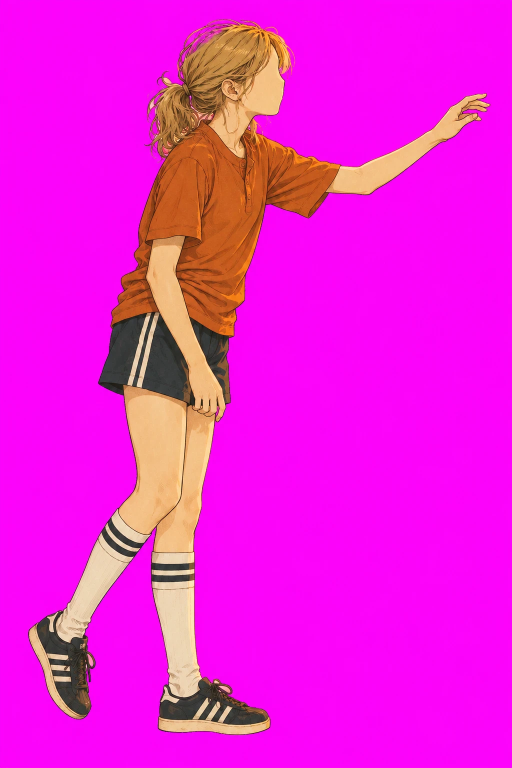
#> input picture 500-days-of-summer-motion/prototypes/opening/assets/new/src/rachel-new.png, 1024 x 1536 px, given in place of tom-desk-new.png, which was not available (shown at 1/2 size)
$ python prep.py
#> lines starting #> are read from the running program, lines starting #| are printed output that depends on the picture; after the words box and inside, x2 and y2 are one past the last pixel; in counts of white or black regions, pixels touching at a corner belong together; pictures that were not available may be replaced by others from this repository, and a replacement may not be noted
#!/usr/bin/env python3
"""Kunci magenta -> RGBA (dipotong ke bbox) + plat 2x. Sumber di assets/new/src/ tidak diubah."""
import json, numpy as np
from PIL import Image
from scipy import ndimage
S, O = "assets/new/src/", "assets/new/"
meta = {}
def key(name, out):
#> called with name = 'tom-desk-new', out = 'desk'
    im = np.array(Image.open(S + name + ".png").convert("RGB")).astype(np.float32)
    m = np.minimum(im[..., 0], im[..., 2]) - im[..., 1]
    al0 = np.clip(1 - (m - 40) / 160.0, 0, 1); solid = al0 > 0.5
#> after `solid = al0 > 0.5`: solid: shape (1536, 1024) bool; 20.5% white; 7 white regions (5 under 20 px), largest, box (x1, y1, x2, y2) and area: (56, 38, 981, 1470) 322053, (531, 54, 556, 67) 66
    lab, n = ndimage.label(solid)
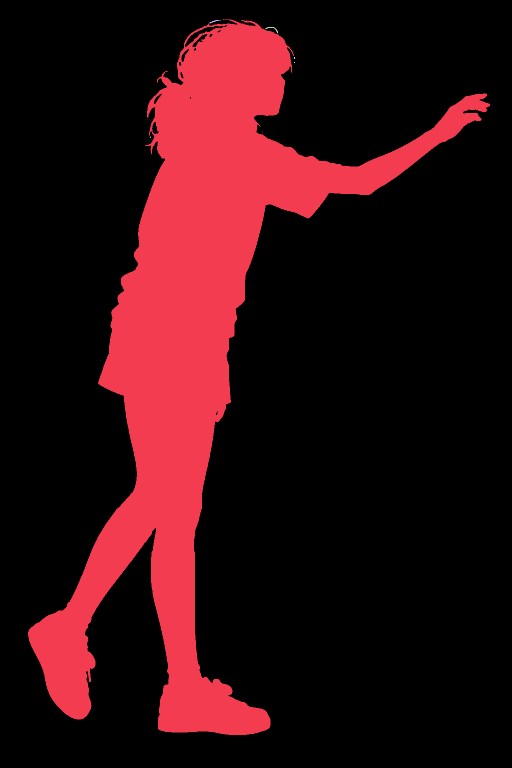
#> lab: shape (1536, 1024) int32 (shown at 1/2 size); 10 distinct labels, from 0 to 9; one colour per label, 0 black
#> n = 9
    if n > 1:
        sz = ndimage.sum(solid, lab, range(1, n + 1)); solid = np.isin(lab, [i + 1 for i, s in enumerate(sz) if s > 400])
#> after `sz = ndimage.sum(solid, lab, range(1, n + 1))`: sz = [321999, 48, 66, 8, 4, 1, 3, 6, 1]
#> after `solid = np.isin(lab, [i + 1 for i, s in enumerate(sz) if s > 400])`: solid: shape (1536, 1024) bool; 20.5% white; 1 white region, box (x1, y1, x2, y2) and area: (56, 38, 981, 1470) 321999
    solid = ndimage.binary_erosion(solid, iterations=1)
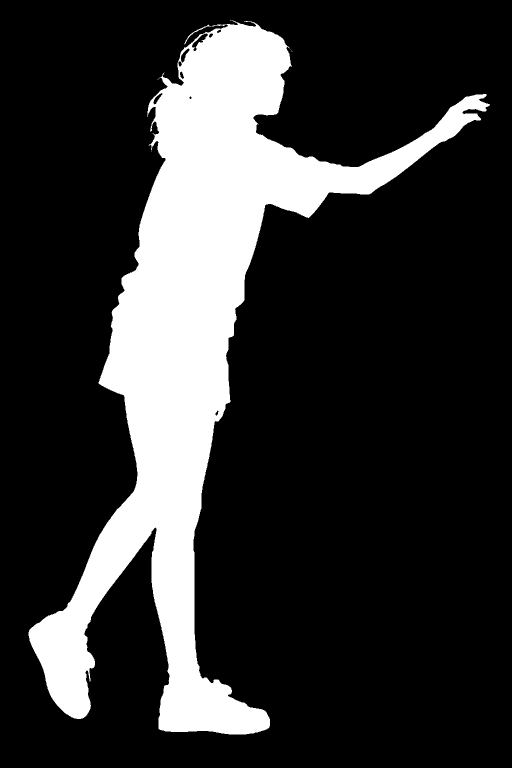
#> solid: shape (1536, 1024) bool (shown at 1/2 size); 20.1% white; 6 white regions (4 under 20 px), largest, box (x1, y1, x2, y2) and area: (57, 41, 980, 1469) 315665, (369, 49, 422, 89) 136
    interior = ndimage.binary_erosion(solid, iterations=3)
#> interior: shape (1536, 1024) bool; 19% white; 5 white regions (3 under 20 px), largest, box (x1, y1, x2, y2) and area: (60, 49, 975, 1466) 298745, (299, 201, 308, 218) 56
    _, (iy, ix) = ndimage.distance_transform_edt(~interior, return_indices=True)
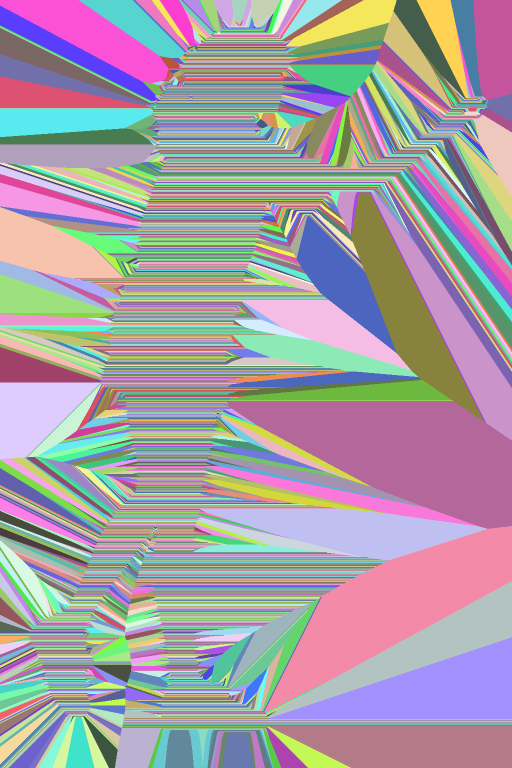
#> iy: shape (1536, 1024) int32 (shown at 1/2 size); 1417 distinct labels, from 49 to 1465; one colour per label, 0 black
    rgb = im.copy(); e = ~interior; rgb[e] = im[iy[e], ix[e]]
    sp = np.maximum(0, np.minimum(rgb[..., 0], rgb[..., 2]) - rgb[..., 1]); rgb[..., 0] -= sp; rgb[..., 2] -= sp
#> after `sp = np.maximum(0, np.minimum(rgb[..., 0], rgb[..., 2]) - rgb[..., 1])`:
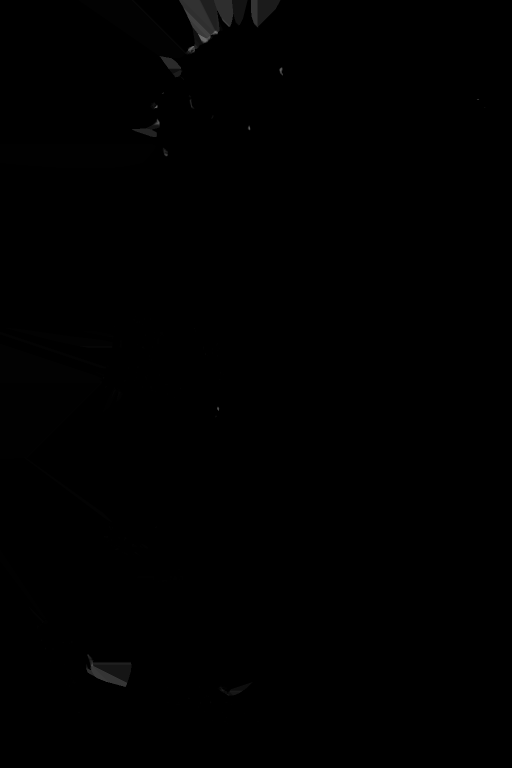
#> sp: shape (1536, 1024) float32 (shown at 1/2 size); min 0, max 119, mean 0.4
    rgb = np.clip(rgb, 0, 255)
    al = np.clip(ndimage.gaussian_filter(solid.astype(np.float32), 0.7) * 1.1 - 0.03, 0, 1)
    ys, xs = np.where(al > 0.05); y0, y1, x0, x1 = ys.min(), ys.max() + 1, xs.min(), xs.max() + 1
#> after `y0, y1, x0, x1 = (ys.min(), ys.max() + 1, xs.min(), xs.max() + 1)`: y0 = 39; y1 = 1470; x0 = 56; x1 = 981
    img = np.dstack([rgb, al * 255]).astype(np.uint8)[y0:y1, x0:x1]
    Image.fromarray(img, "RGBA").save(O + out + ".png")
    meta[out] = dict(w=int(x1 - x0), h=int(y1 - y0), ox=int(x0), oy=int(y0))
    a = img.astype(float); aa = a[..., 3] / 255; mm = np.minimum(a[..., 0], a[..., 2]) - a[..., 1]
#> after `mm = np.minimum(a[..., 0], a[..., 2]) - a[..., 1]`:
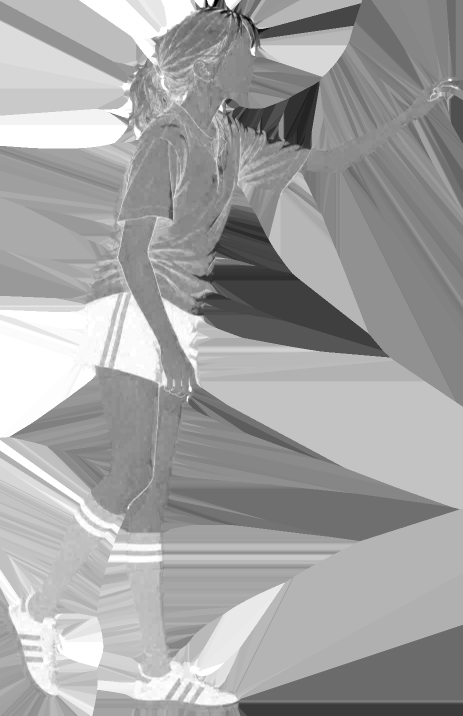
#> mm: shape (1431, 925) float64 (shown at 1/2 size); min -133, max 0, mean -47.96; drawn with min black and max white
    print(out, meta[out], "sisa magenta", int(((mm > 40) & (aa > 0.05)).sum()))
#| desk {'w': 925, 'h': 1431, 'ox': 56, 'oy': 39} sisa magenta 0
for n, o in (("tom-desk-new", "desk"), ("tom-draw-new", "draw"), ("rachel-new", "rachel"), ("summer-lean-new", "lean")): key(n, o)
#> pass 2 of the loop `for n, o in (("tom-desk-new", "desk"), ("tom-draw-new", "draw"), ("rac..`:
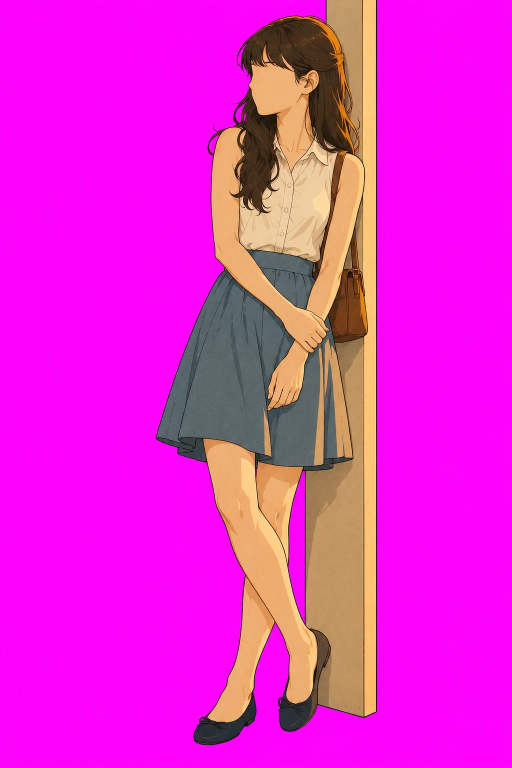
#> input picture 500-days-of-summer-motion/prototypes/opening/assets/new/src/summer-lean-new.png, 1024 x 1536 px, given in place of tom-draw-new.png, which was not available (shown at 1/2 size)
#> in key (call 2), `lab, n = ndimage.label(solid)`:
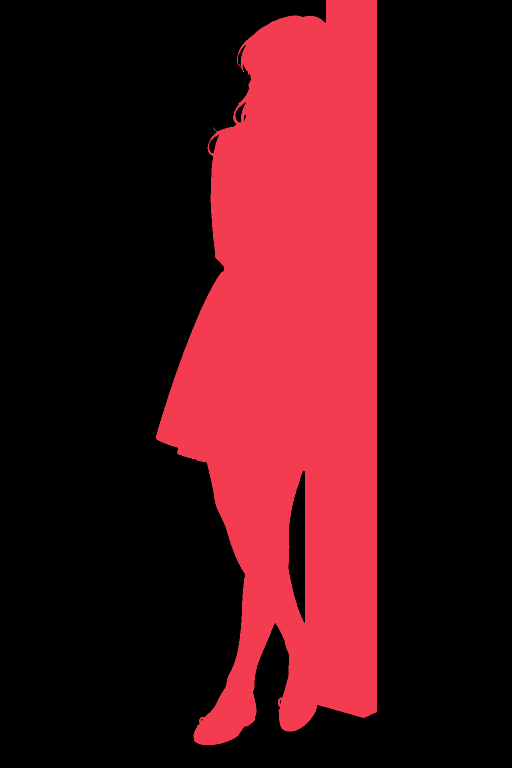
#> lab: shape (1536, 1024) int32 (shown at 1/2 size); 7 distinct labels, from 0 to 6; one colour per label, 0 black
#> n = 6
#> sz = [442641, 4, 1, 2, 4, 1]
#> interior: shape (1536, 1024) bool; 26.9% white; 1 white region, box (x1, y1, x2, y2) and area: (316, 4, 750, 1486) 423517
#> iy: shape (1536, 1024) int32; 1482 distinct labels, from 4 to 1485
#> y0 = 0; y1 = 1490; x0 = 312; x1 = 754
#> img: shape (1490, 442, 4)
#> a: shape (1490, 442, 4) float64
#> aa: shape (1490, 442) float64
#> in key (call 2), `mm = np.minimum(a[..., 0], a[..., 2]) - a[..., 1]`:
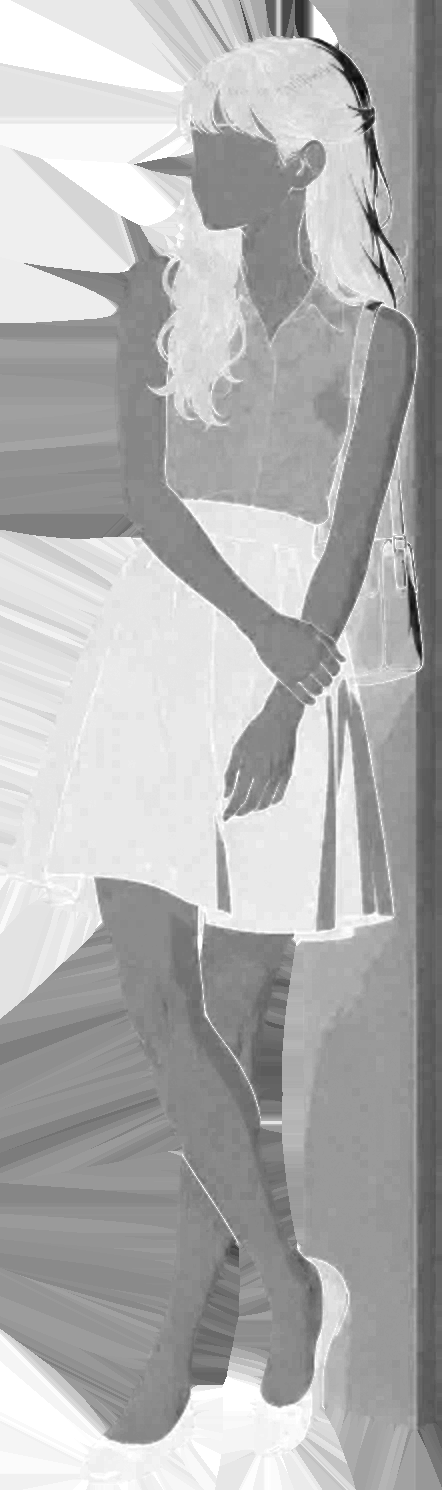
#> mm: shape (1490, 442) float64; min -129, max 0, mean -39.89; drawn with min black and max white
#| draw {'w': 442, 'h': 1490, 'ox': 312, 'oy': 0} sisa magenta 0
Image.open(S + "P1.png").convert("RGB").resize((2048, 3072), Image.LANCZOS).save(O + "plate.jpg", quality=92)
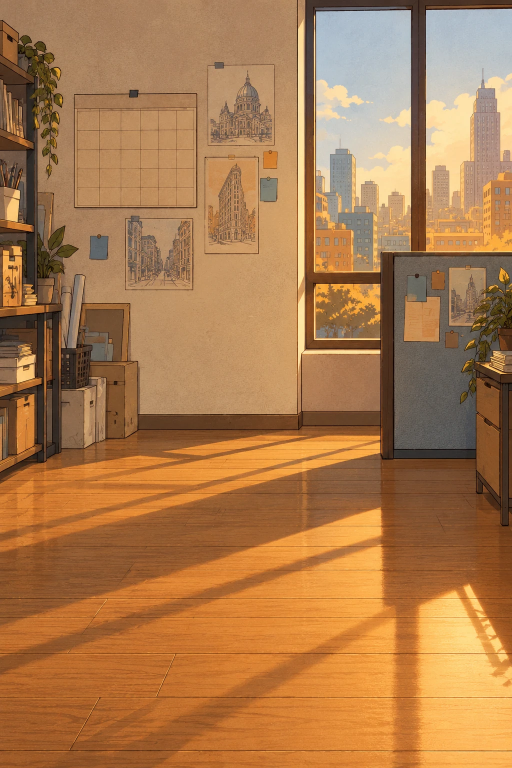
#> input picture 500-days-of-summer-motion/prototypes/opening/assets/new/src/P1.png, 1024 x 1536 px, found by its file name (shown at 1/2 size)
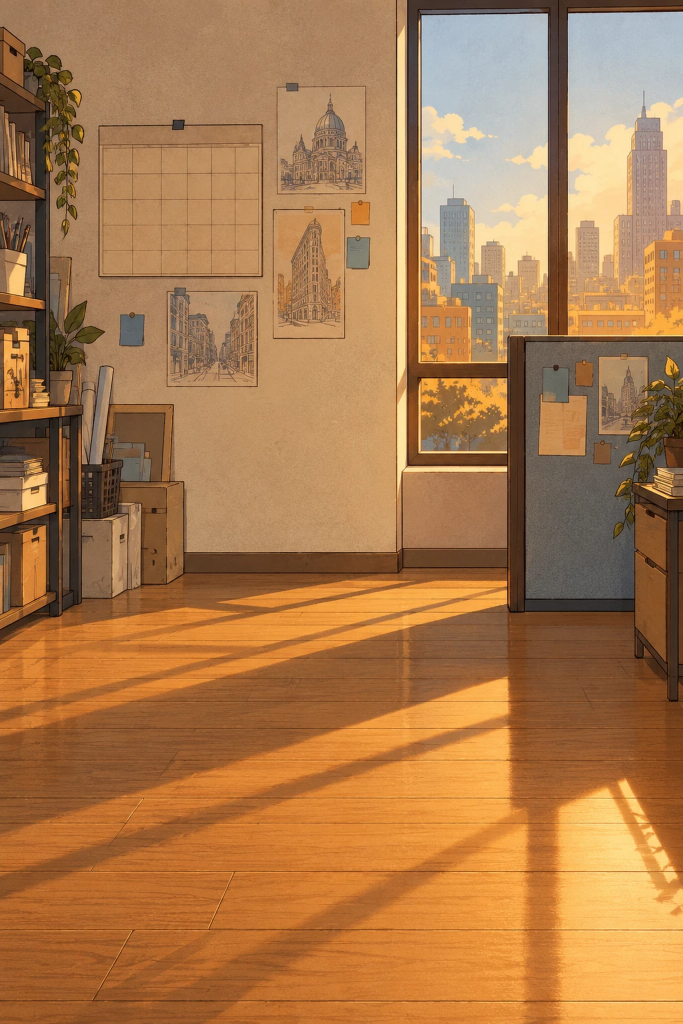
#> saved as plate.jpg: PIL image 2048x3072 RGB (shown at 1/3 size); mean R, G, B 171.5, 122.3, 76.3
json.dump(meta, open(O + "meta.json", "w"), indent=1)
